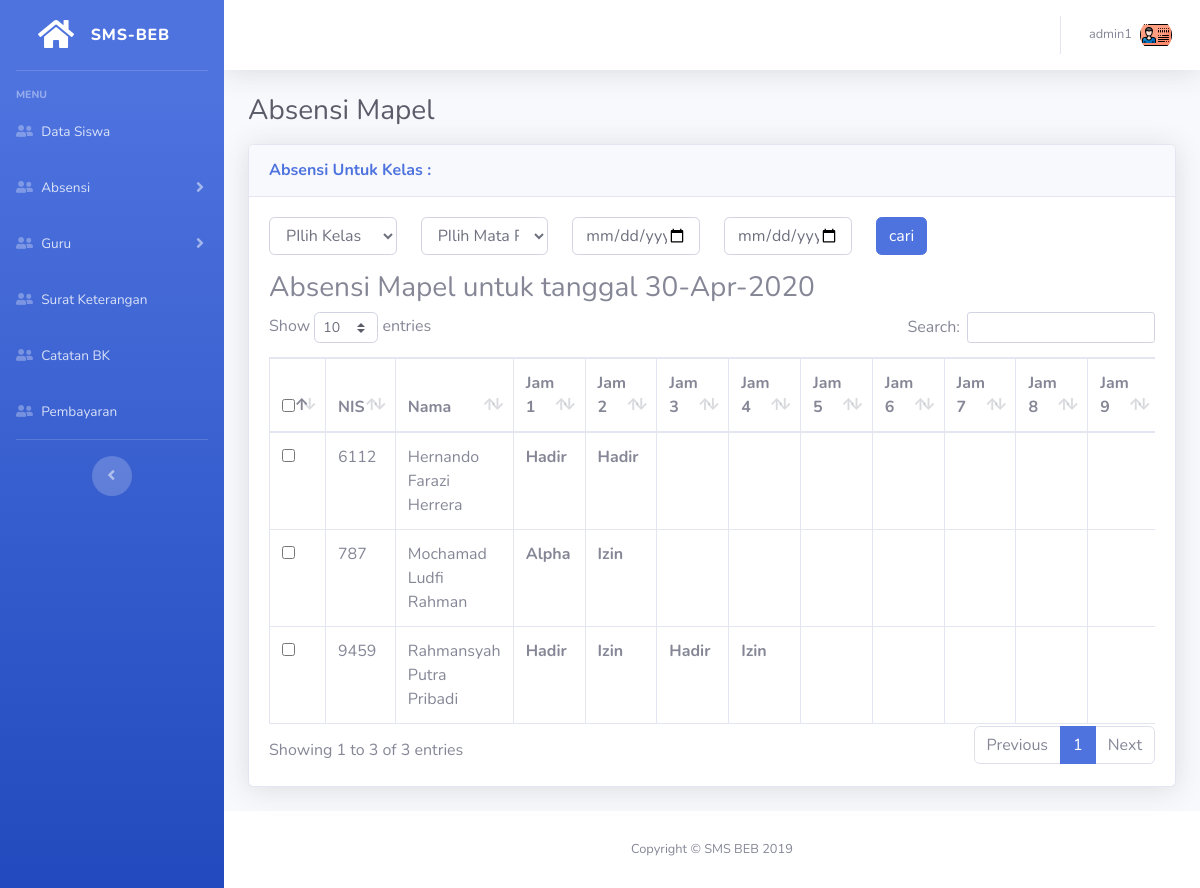
The app's page /SMSBEB-admin/absensi/absen-mapel.php (signed in) with its own data.
### tables this page shows
CREATE TABLE `tb_siswa` (
  `nis` varchar(11) NOT NULL,
  `nama` varchar(30) NOT NULL,
  `email` varchar(50) NOT NULL,
  `password` varchar(50) NOT NULL,
  `jenis_kelamin` tinyint(1) NOT NULL,
  `id_kelas` varchar(5) NOT NULL,
  `alamat` varchar(100) NOT NULL,
  `tempat_lahir` varchar(50) NOT NULL,
  `tanggal_lahir` date NOT NULL,
  `no_hp` varchar(13) NOT NULL,
  `kode` enum('User') DEFAULT NULL,
  `foto` varchar(100) NOT NULL
);

CREATE TABLE `tb_absen_pelajaran` (
  `id` int(6) NOT NULL,
  `nis` varchar(11) NOT NULL,
  `id_kelas` varchar(5) NOT NULL,
  `id_mapel` int(11) NOT NULL,
  `nip` int(11) NOT NULL,
  `jam` tinyint(2) NOT NULL,
  `status_absen` enum('Hadir','Izin','Sakit','Alpha') NOT NULL,
  `tanggal` timestamp NOT NULL DEFAULT current_timestamp()
);

### SMSBEB-admin/absensi/absen-mapel.php (the view, shortened to what this page needs)
<?php
    include "../layout/theme.php";
    ?>
        <div class="container-fluid">
          <div class="d-sm-flex align-items-center justify-content-between mb-3">
            <span class="h3 mb-0 text-gray-800">Absensi Mapel</span>
          </div>
          <div class="card shadow mb-4">
            <div class="card-header py-3">
              <h6 class="m-0 font-weight-bold text-primary">
              Absensi Untuk Kelas : </h6>
            </div>
            <div class="card-body">
              <form action="" method="POST">
                <div class="row">
                  <div class="form-group col-md-2">
                    <select name="kelas" id="kelas_change" class="form-control">
                    <option value="">PIlih Kelas</option>
                    </select>
                  </div>
                  <div class="form-group col-md-2">
                    <select name="mapel" id="mapel" class="form-control">
                    <option value=" ">PIlih Mata Pelajaran</option>
                    </select>
                  </div>
                  <div class="form-group col-md-4">
                    <div class="row">
                        <div class="col-md-6">
                          <input type="date" name="start_date" placeholder="tanggal awal" class="form-control">
                        </div>
                        <div class="col-md-6">
                          <input type="date" name="end_date"  placeholder="tanggal akhir" class="form-control">
                        </div>
                    </div>
                  </div>
                  <div class="form-group col-md-1">
                        <input type="submit" name="cari" value="cari" class="btn btn-primary btn-block">
                  </div>
                </div>
              </form>
            <h3>Absensi Mapel untuk tanggal <?= date("d-M-Y") ?></h3>
            <table class="table table-bordered dataTable" id="dataTable">
                <thead>
                  <tr>
                      <th><input type="checkbox" name="all"  id="check-all"></th>
                      <th>  NIS</th>
                      <th>Nama</th>
                      <?php
                      for ($i=1; $i <=10 ; $i++) {
                      ?>
                      <th>Jam <?= $i ?></th>
                      <?php } ?>
                  </tr>
                </thead>
                <tbody>
                <?php
                $where = "";
                    $ql = mysqli_query($koneksi, "SELECT ts.nama, ts.nis, ta.tanggal,ta.status_absen, tm.nama as mapel, ta.id_mapel FROM tb_absen_pelajaran ta JOIN tb_siswa ts on ta.nis=ts.nis JOIN tb_mapel tm ON ta.id_mapel=tm.id $where GROUP BY ts.nis");
                    while($data = mysqli_fetch_array($ql)){
                ?>
                <tr>
                    <td><input type="checkbox"  id="Check1"></td>
                    <td><?= $data["nis"] ?></td>
                    <td><?= $data["nama"] ?></td>
                    <?php
                    for ($i=1; $i <=10 ; $i++) {
                      if (isset($_POST['mapel'])) {
                        if ("" != trim($_POST['mapel'])) {
                          $qur = mysqli_query($koneksi, "SELECT * FROM tb_absen_pelajaran  WHERE jam=$i AND nis='$data[nis]' and id_mapel='$data[id_mapel]'");
                        }else{
                          $qur = mysqli_query($koneksi, "SELECT * FROM tb_absen_pelajaran  WHERE jam=$i AND nis='$data[nis]'");
                        }
                      }else{
                        $qur = mysqli_query($koneksi, "SELECT * FROM tb_absen_pelajaran  WHERE jam=$i AND nis='$data[nis]'");
                      }
                      $d = mysqli_fetch_array($qur);
                    ?>
                    <th><?= $d['status_absen'] ?></th>
                    <?php } ?>
                </tr>
                    <?php } ?>
                    </tbody>
            </table>
            </div>
          </div>
        </div>
        <?php include "../layout/footer.php" ?>

### records on screen
tb_siswa: nis "6112", nama "Hernando Farazi Herrera"
tb_absen_pelajaran: status_absen "Hadir"
tb_absen_pelajaran: status_absen "Hadir"
tb_siswa: nis "787", nama "Mochamad Ludfi Rahman"
tb_absen_pelajaran: status_absen "Alpha"
tb_absen_pelajaran: status_absen "Izin"
tb_siswa: nis "9459", nama "Rahmansyah Putra Pribadi"
tb_absen_pelajaran: status_absen "Hadir"
tb_absen_pelajaran: status_absen "Izin"
tb_absen_pelajaran: status_absen "Hadir"
tb_absen_pelajaran: status_absen "Izin"

### other values on screen
$_SESSION['username'] "admin1"
